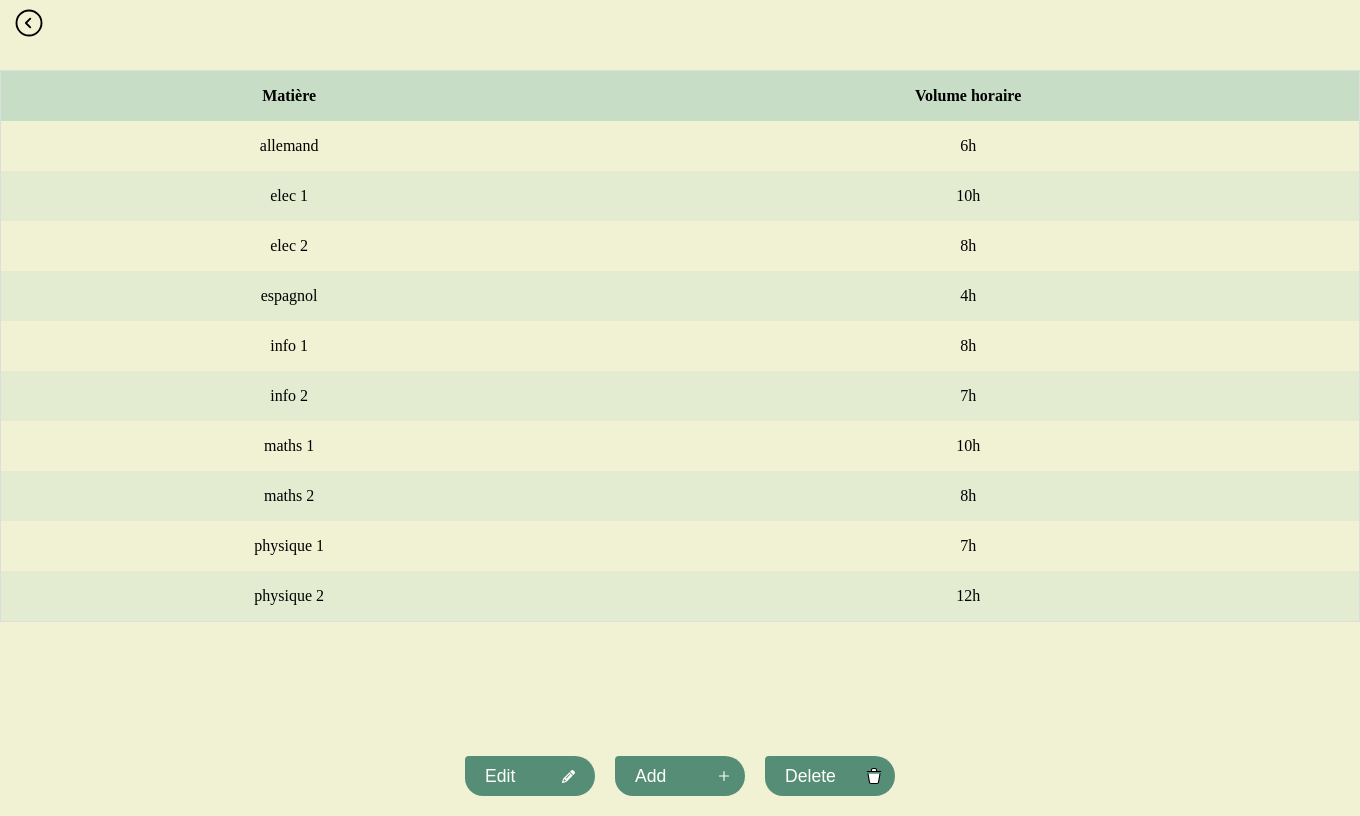
Screenshot of /Admin-Subject.php with the database file from the repository.
### Admin-Subject.php (the view, shortened to what this page needs)
<?php
function getDatabaseConnection()
{
    try {
        $bdd = new PDO('mysql:host=localhost;dbname=skillzz;charset=utf8', 'root', 'root', array(PDO::ATTR_ERRMODE => PDO::ERRMODE_EXCEPTION));
        return $bdd;
    } catch (Exception $e) {
        die('Erreur : ' . $e->getMessage());
    }
}
function getAllUsers()
{
    $bdd = getDatabaseConnection();
    $requete = 'SELECT * FROM matière';
    $rows = $bdd->query($requete);
    return $rows;
}
?>
<!DOCTYPE html>
<html lang="en">
<head>
    <link rel="stylesheet" href="Table.css">
</head>
<body>
    <?php
    $users = getAllUsers();
    ?>
    <div id="back">
    </div>
    <div class="table-container" id="table">
        <table>
            <thead>
                <tr>
                    <th>Matière</th>
                    <th>Volume horaire</th>
                </tr>
            </thead>
            <tbody>
                <?php foreach ($users as $ligne): ?>
                    <tr>
                        <td>
                            <?php echo $ligne['nomMatière']; ?>
                        </td>
                        <td>
                            <?php echo $ligne['volumeH'] . 'h'; ?>
                        </td>
                    </tr>
                <?php endforeach; ?>
            </tbody>
        </table>
    </div>
    <div class="btn-container">
        <button class="Btn" id="f-edit">Edit
        </button>
        <button class="Btn" id="f-add">Add
            <svg id="add" class="svg" width="24px" height="24px" stroke-width="1.5" viewBox="0 0 24 24" fill="white"
                xmlns="http://www.w3.org/2000/svg" color="#ffffff">
                <path d="M6 12h6m6 0h-6m0 0V6m0 6v6" stroke="#ffffff" stroke-width="1.5" stroke-linecap="round"
                    stroke-linejoin="round"></path>
            </svg>
        </button>
        <button class="Btn" id="f-delete">Delete
        </button>
    </div>
</body>
</html>

### Table.css (style rules this page uses)
body { display: flex; justify-content: center; min-height: 100vh; background: #F1F1D3; overflow-x: hidden; }
#back { position: fixed; top: 1%; left: 1%; cursor: pointer; z-index: 999; }
.table-container { display: block; width: 100%; position: absolute; top: 70px; }
table { border-collapse: collapse; border-spacing: 0; width: 100%; border: 1px solid #ddd; margin-bottom: 20px; }
thead tr { background-color: #C7DDC5; }
th, td { text-align: center; padding: 16px; }
tr:nth-child(even) { background-color: #E3EBD0; }
.btn-container { display: flex; position: fixed; bottom: 10px; left: 50%; transform: translateX(-50%); }
.Btn { position: relative; display: flex; align-items: center; justify-content: flex-start; width: 130px; height: 40px; border: none; padding: 0 20px; margin: 10px; background-color: #558d76; color: #fff; font-size: 1.1em; cursor: pointer; border-radius: 10px 50px 50px 45px; transition: all .4s; }
.svg { width: 13px; position: absolute; right: 0; margin-right: 20px; fill: white; transition-duration: .4s; }
#delete, #add { width: 18px; margin-right: 12px; }

### rows the page displays
matière: nomMatière "allemand", volumeH "6"
matière: nomMatière "elec 1", volumeH "10"
matière: nomMatière "elec 2", volumeH "8"
matière: nomMatière "espagnol", volumeH "4"
matière: nomMatière "info 1", volumeH "8"
matière: nomMatière "info 2", volumeH "7"
matière: nomMatière "maths 1", volumeH "10"
matière: nomMatière "maths 2", volumeH "8"
matière: nomMatière "physique 1", volumeH "7"
matière: nomMatière "physique 2", volumeH "12"
